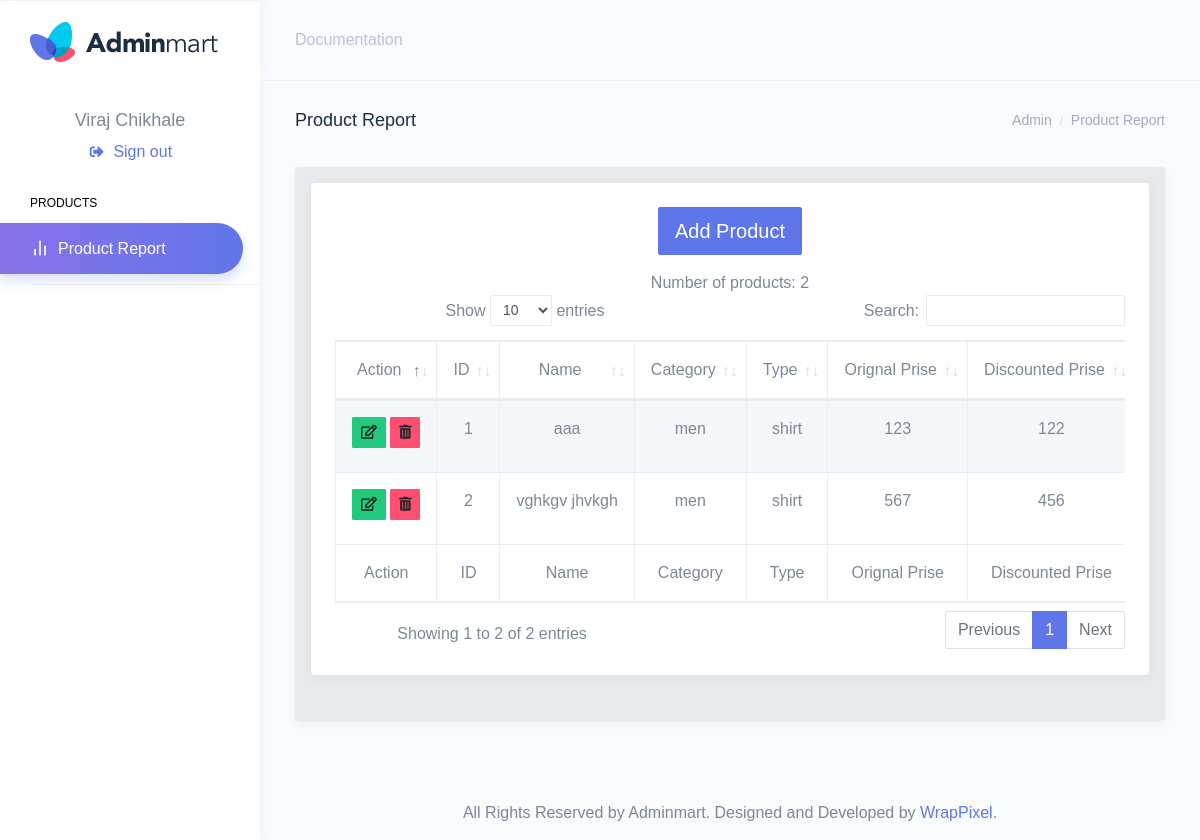
The page /admin/dashboard/index.php (signed in) on the database its author committed.
### tables this page shows
CREATE TABLE IF NOT EXISTS `admin_reg` (
  `id` int(11) NOT NULL AUTO_INCREMENT,
  `first_name` varchar(20) NOT NULL DEFAULT '',
  `last_name` varchar(20) NOT NULL,
  `email` varchar(40) NOT NULL,
  `phone` varchar(10) NOT NULL,
  `password` varchar(40) NOT NULL,
  PRIMARY KEY (`id`)
);

CREATE TABLE IF NOT EXISTS `products` (
  `id` int(11) NOT NULL AUTO_INCREMENT,
  `name` varchar(50) NOT NULL,
  `category` varchar(20) NOT NULL,
  `type` varchar(100) NOT NULL,
  `img` varchar(50) NOT NULL,
  `oprise` int(50) NOT NULL,
  `dprise` int(50) NOT NULL,
  `description` varchar(50) NOT NULL,
  `aid` varchar(50) NOT NULL,
  `quantity` varchar(50) NOT NULL,
  PRIMARY KEY (`id`)
);

### admin/dashboard/index.php (the view, shortened to what this page needs)
?><!DOCTYPE html>
<html dir="ltr" lang="en">
<head>
	<link href="../src/assets/extra-libs/datatables.net-bs4/css/dataTables.bootstrap4.css" rel="stylesheet">
    <link href="../src/dist/css/style.min.css" rel="stylesheet">
	<link rel="stylesheet" type="text/css" href="highlights/highlight.min.css">
</head>
<body>
    <div id="main-wrapper" data-theme="light" data-layout="vertical" data-navbarbg="skin6" data-sidebartype="full" data-sidebar-position="fixed" data-header-position="fixed" data-boxed-layout="full">
        <header class="topbar" data-navbarbg="skin6">
            <nav class="navbar top-navbar navbar-expand-md">
                <div class="navbar-header" data-logobg="skin6">
                    <div class="navbar-brand">
                        <a href="docs.html">
                            <b class="logo-icon">
                                <img src="../src/assets/images/logo-icon.png" alt="homepage" class="dark-logo" />
                            </b>
                            <span class="logo-text">
                                <img src="../src/assets/images/logo-text.png" alt="homepage" class="dark-logo" />
                            </span>
                        </a>
                    </div>
                </div>
                <div class="navbar-collapse collapse" id="navbarSupportedContent">
                    <ul class="navbar-nav float-left mr-auto ml-3 pl-1">
                        <li class="nav-item">
                            <a class="nav-link" href="docs.html" role="button">
                                Documentation
                            </a>
                        </li>
                    </ul>
                </div>
            </nav>
        </header>
        <aside class="left-sidebar" data-sidebarbg="skin6">
            <div class="scroll-sidebar" data-sidebarbg="skin6">
                <nav class="sidebar-nav">
                    <ul id="sidebarnav">
                        <div class="col-md-12 text-center">
                            <?php
                                $ur = mysql_fetch_array(mysql_query("select * from admin_reg where email='".$_SESSION["user"]."'"));
                            ?>
                            <h4 class="name"><?php echo  ucfirst($ur['first_name'])."  ".ucfirst($ur['last_name']);?></h4>
                            <a href="../login" ><i class="fas fa-sign-out-alt fa-sm fa-fw mr-2 text-gray-400"></i>Sign out</a>
                        </div>
                        <br>
                        <li class="nav-small-cap"><span class="hide-menu">Products</span></li>
                        <li class="sidebar-item"> <a class="sidebar-link sidebar-link" href="index.php"
                        aria-expanded="false"><i data-feather="bar-chart-2" class="feather-icon"></i>
							<span class="hide-menu">Product Report</span></a>
						</li>
                        <li class="list-divider"></li>
                    </ul>
                </nav>
            </div>
        </aside>
        <div class="page-wrapper">
            <div class="page-breadcrumb">
                <div class="d-flex align-items-center">
                    <h4 class="page-title text-truncate text-dark font-weight-medium mb-0">Product Report</h4>
                    <div class="ml-auto">
                        <nav aria-label="breadcrumb">
                            <ol class="breadcrumb m-0 p-0">
                                <li class="breadcrumb-item text-muted active" aria-current="page">Admin</li>
                                <li class="breadcrumb-item text-muted" aria-current="page">Product Report</li>
                            </ol>
                        </nav>
                    </div>
                </div>
            </div>
            <div class="container-fluid">
                <div class="row">
                    <div class="col-md-12">
                        <div class="card overflow-hidden">
							<div class="row justify-content-center bg-light p-3">
								<div class="col-md-12">
									<div class="card shadow-sm">
										<div class="p-4 text-center">
                                            <div class="col-md-12 text-center">
                                                <div class="form-group">
                                                    <a class="btn btn-lg btn-info" data-toggle="modal" data-target="#add_pro"  style="color:white"><i class="far fa-plus" style="color:rgb(0,0,0)"></i>Add Product</a>
                                                </div>
                                            </div>
											<div class="table-responsive">
			                                    <table id="zero_config" class="table table-striped table-bordered no-wrap">
			                                        <thead>
			                                            <tr>
			                                                <th>Action</th>
			                                                <th>ID</th>
			                                                <th>Name</th>
			                                                <th>Category</th>
			                                                <th>Type</th>
			                                                <th>Orignal Prise</th>
			                                                <th>Discounted Prise</th>
			                                            </tr>
			                                        </thead>
			                                        <tbody>
                                                        <?php
                                                                    $ur = mysql_fetch_array(mysql_query("select * from admin_reg where email='".$_SESSION["user"]."'"));
                                                                    $res = mysql_query("select * from products WHERE aid='".$ur['id']."'");
                                                                    $id = 1;
                                                                    while($row = mysql_fetch_array($res))
                                                                    {
                                                                ?>
			                                            <tr>
                                                        <th scope="row">
                                                            <label class="control control--checkbox">
                                                            <a class="btn btn-sm btn-success" data-toggle="modal" data-target="#exampleModal_<?php echo $row['id'] ;?>"><i class="far fa-edit" style="color:rgb(10,10,10)"></i></a>
                                                            </label>
                                                            <label class="control control--checkbox">
                                                            <a class="btn btn-sm btn-danger" data-toggle="modal" data-target="#deleteModal_<?php echo $row['id'] ;?>"><i class="fas fa-trash-alt" style="color:rgb(40,40,40)"></i></a>
                                                            </label>
                                                        </th>
                                                        <td><?php echo $id;?></td>
                                                        <td><?php echo $row['name']; ?></td>
                                                        <td><?php echo $row['category']; ?></td>
                                                        <td><?php echo $row['type']; ?></td>
                                                        <td><?php echo $row['oprise']; ?></td>
                                                        <td><?php echo $row['dprise']; ?></td>
			                                            </tr>
                                                        <?php
                                                        $id++; }
                                                        ?>
			                                        </tbody>
			                                        <tfoot>
			                                            <tr>
			                                                <th>Action</th>
			                                                <th>ID</th>
			                                                <th>Name</th>
			                                                <th>Category</th>
			                                                <th>Type</th>
			                                                <th>Orignal Prise</th>
			                                                <th>Discounted Prise</th>
			                                            </tr>
			                                        </tfoot>
			                                    </table>
			                                </div>
										</div>
									</div>
								</div>
							</div>
						</div>
                    </div>
                </div>
            </div>
            <footer class="footer text-center">
                All Rights Reserved by Adminmart. Designed and Developed by <a
                    href="https://wrappixel.com">WrapPixel</a>.
            </footer>
        </div>
    </div>
</body>
</html>

### rows shown on the page
admin_reg: first_name "Viraj", last_name "Chikhale"
products: name "aaa", category "men", type "shirt", oprise "123", dprise "122"
products: name "vghkgv jhvkgh", category "men", type "shirt", oprise "567", dprise "456"
